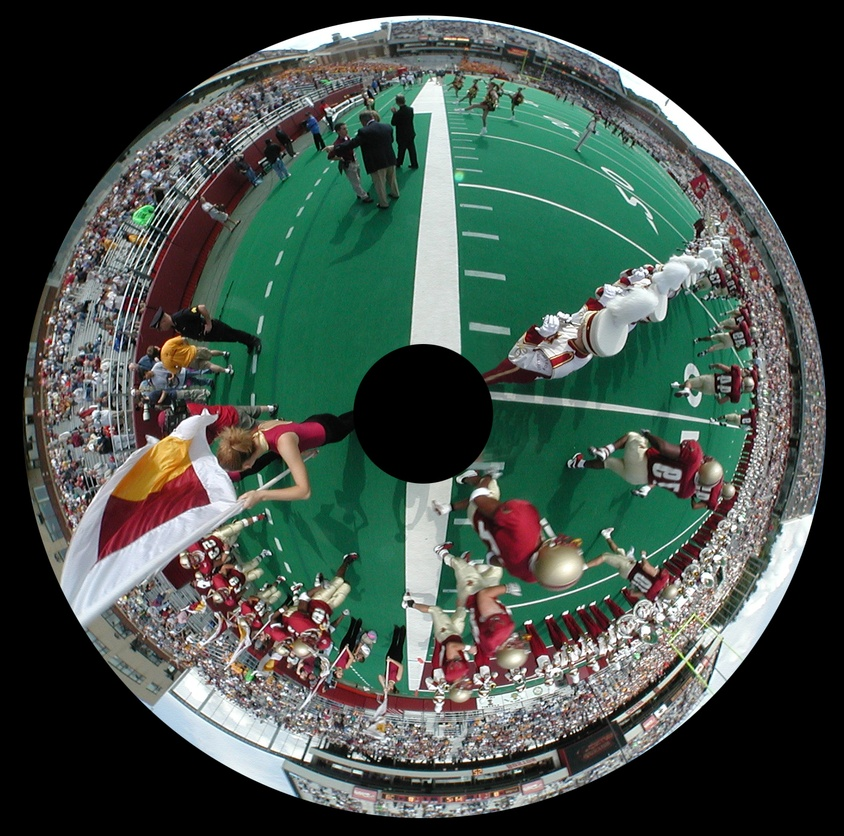
#> input picture source/blog/Vision/jupyter/omni_camera/football_donut.jpg, 844 x 836 px, shrunk from 1414 x 1402 before the run
$ jupyter execute Omni_Camera.ipynb   (shell and % lines are left out)   (older library calls are emulated)
#> lines starting #> are read from the running program, lines starting #| are printed output that depends on the picture
# Omni Camera

---

A catadioptric sensor is a camera made up of a mirror (catoptrics) and lenses (dioptrics). By simplifying things a lot, one can think of a catadioptric sensor as consisting of a normal camera viewing the world reflected in a parabolic-shaped mirror. To be useful, the mirror must be perfectly aligned with and placed at a precise distace from the camera. The main advantage of a catadioptric sensor is its panoramic view of the world, being able to view a full hemisphere (360 degrees by 90 degrees).

Now for robotics, this offers a potential oppertunity for a sensor with 360$^\circ$ FOV. There are also examples of this process being done in stereo.

Once the image is dewarped, you can perform a lot of standard computer vision operations like the video odometry shown above. Video odometry is where you calculate the optical flow and determine the path a robot has taken.

## References

- [Katherine Scott](http://www.kscottz.com/dewarped-panoramic-images-from-a-raspberrypi-camera-module/)
- [Mark Borg](https://mark-borg.github.io/projects/omniapp)
- [wikipedia](https://en.wikipedia.org/wiki/Omnidirectional_camera)

[cell 1]
from __future__ import print_function
from __future__ import division
import matplotlib.pyplot as plt
import numpy as np
import cv2
import time

[cell 2]
import pylab
pylab.rcParams['figure.figsize'] = (10.0, 8.0)

# Dewarping

Katherine Scott has laid out the equations below:

[cell 3]
class Dewarper:
    def __init__(self, Ws, Hs, Rmax, Rmin, Cx, Cy, interpolation=cv2.INTER_CUBIC):
        self.interpolation = interpolation

        # determine the destination image size
        Wd = int(2.0*(float(Rmax+Rmin)/2.0)*np.pi)
        Hd = Rmax-Rmin

        print('Unwrapped image size:',Wd,Hd)

        self.buildLUT(Wd, Hd, Rmax, Rmin, Cx, Cy)

    """
    Creates a polar map look up table (LUT)
    in:
        Wd - width destination
        Hd - height destination
        Ws - width src
        Hs - height src
        Rmin - inner ring of image
        Rmax - outer ring of image
        Cx - camera center x
        Cy - camera center y
    out: mapping matrix
    """
    def buildLUT(self, Wd, Hd, Rmax, Rmin, Cx, Cy):
        map_x = np.zeros((Hd, Wd), np.float32)
        map_y = np.zeros((Hd, Wd), np.float32)

        # polar to Cartesian
        # x = r*cos(t)
        # y = r*sin(t)
        for i in range(0,int(Hd)):
            for j in range(0,int(Wd)):
                theta = -float(j)/float(Wd)*2.0*np.pi
                rho = float(Rmin + i)
                map_x.itemset((i,j), Cx + rho*np.cos(theta))
                map_y.itemset((i,j), Cy + rho*np.sin(theta))

        (self.map1, self.map2) = cv2.convertMaps(map_x, map_y, cv2.CV_16SC2)


    """
    Takes the original image and unwarps it, note the new image is much smaller
    in: raw image needing to be unwarped
    out: panoramic image
    """
    def unwarp(self, img):
        output = cv2.remap(img, self.map1, self.map2, self.interpolation)
        return output

[cell 4]
def process(file, rmin):
    # read in the image grayscale
    frame = cv2.imread(file,0)
    h,w = frame.shape
    print('Image size:',w,h)

    # These are done by hand ... had trouble automating it reliably
    cx = int(w/2)
    cy = int(h/2)
    rmax = cy - rmin

    print('Parameters: center(x,y) %d,%d radius(max,min) %d,%d'%(cx,cy,rmax,rmin))

    dewarp = Dewarper(w,h,rmax,rmin,cx,cy)
    im = dewarp.unwarp(frame)

    return im, frame

## Football

The camera captures the circular image below. Now because the center of the reflective mirror is down and the outside edge of the circle is up, when the image is dewarped, the image appears upside down. Therefore we use `cv2.flip` to invert the image so it looks correct.

[cell 5]
im, orig = process('football_donut.jpg', 150)
#| Image size: 844 836
#| Parameters: center(x,y) 422,418 radius(max,min) 268,150
#| Unwrapped image size: 1313 118
#> after the loop in buildLUT, `for i in range(0,int(Hd)):`:
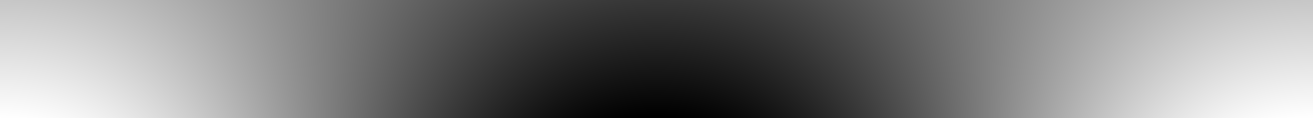
#> map_x: shape (118, 1313) float32; min 155, max 689, mean 422; drawn with min black and max white
#> after the loop in buildLUT, `for i in range(0,int(Hd)):`:
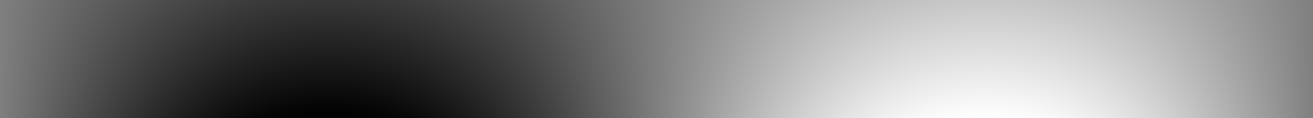
#> map_y: shape (118, 1313) float32; min 151, max 685, mean 418; drawn with min black and max white
plt.imshow(orig, cmap='gray');

[cell 6]
plt.imshow(cv2.flip(im,0), cmap='gray');

## Office

[cell 7]
im, org = process('in.jpg',10)
#> call 2 of process, with file = 'in.jpg', rmin = 10
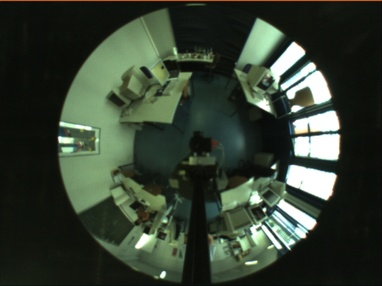
#> input picture source/blog/Vision/jupyter/omni_camera/in.jpg, 382 x 286 px, shrunk from 640 x 480 before the run
#| Image size: 382 286
#| Parameters: center(x,y) 191,143 radius(max,min) 133,10
#| Unwrapped image size: 449 123
#> call 2 of buildLUT, with Wd = 449, Hd = 123, Rmax = 133, Rmin = 10, Cx = 191, Cy = 143
#> after the loop in buildLUT (call 2), `for i in range(0,int(Hd)):`:
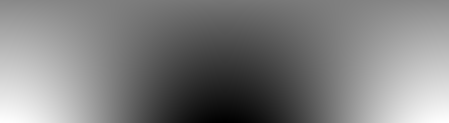
#> map_x: shape (123, 449) float32; min 59, max 323, mean 191; drawn with min black and max white
#> after the loop in buildLUT (call 2), `for i in range(0,int(Hd)):`:
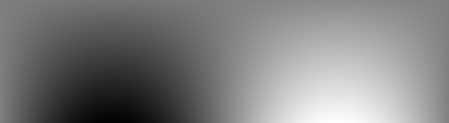
#> map_y: shape (123, 449) float32; min 11, max 275, mean 143; drawn with min black and max white
plt.imshow(org, cmap='gray');

[cell 8]
plt.imshow(cv2.flip(im,0), cmap='gray');
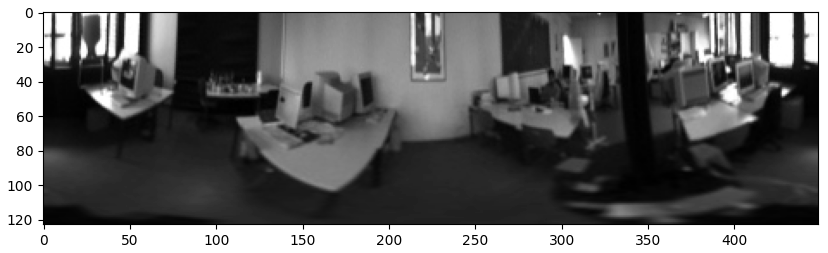
#> figure drawn by matplotlib, 1 panel

## Chinese Theater

Now, unlike the previous 2 image, this lense is setup different and the center of the image is up and the outside edge is down. Therefore, we don't have to use `cv2.flip` on this one. The camera is designed and setup different than the two previous ones.

[cell 9]
im, org = process('image2.png',30)
#> call 3 of process, with file = 'image2.png', rmin = 30
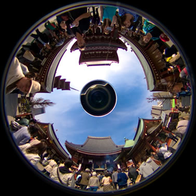
#> input picture source/blog/Vision/jupyter/omni_camera/image2.png, 196 x 196 px, shrunk from 329 x 329 before the run
#| Image size: 196 196
#| Parameters: center(x,y) 98,98 radius(max,min) 68,30
#| Unwrapped image size: 307 38
#> call 3 of buildLUT, with Wd = 307, Hd = 38, Rmax = 68, Rmin = 30, Cx = 98, Cy = 98
#> after the loop in buildLUT (call 3), `for i in range(0,int(Hd)):`:
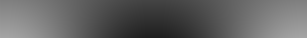
#> map_x: shape (38, 307) float32; min 31, max 165, mean 98
#> after the loop in buildLUT (call 3), `for i in range(0,int(Hd)):`:
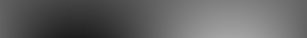
#> map_y: shape (38, 307) float32; min 31, max 165, mean 98
#> in unwarp (call 3), `output = cv2.remap(img, self.map1, self.map2, self.interpolation)`:
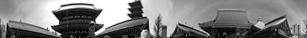
#> output: shape (38, 307); min 0, max 255, mean 127.7
